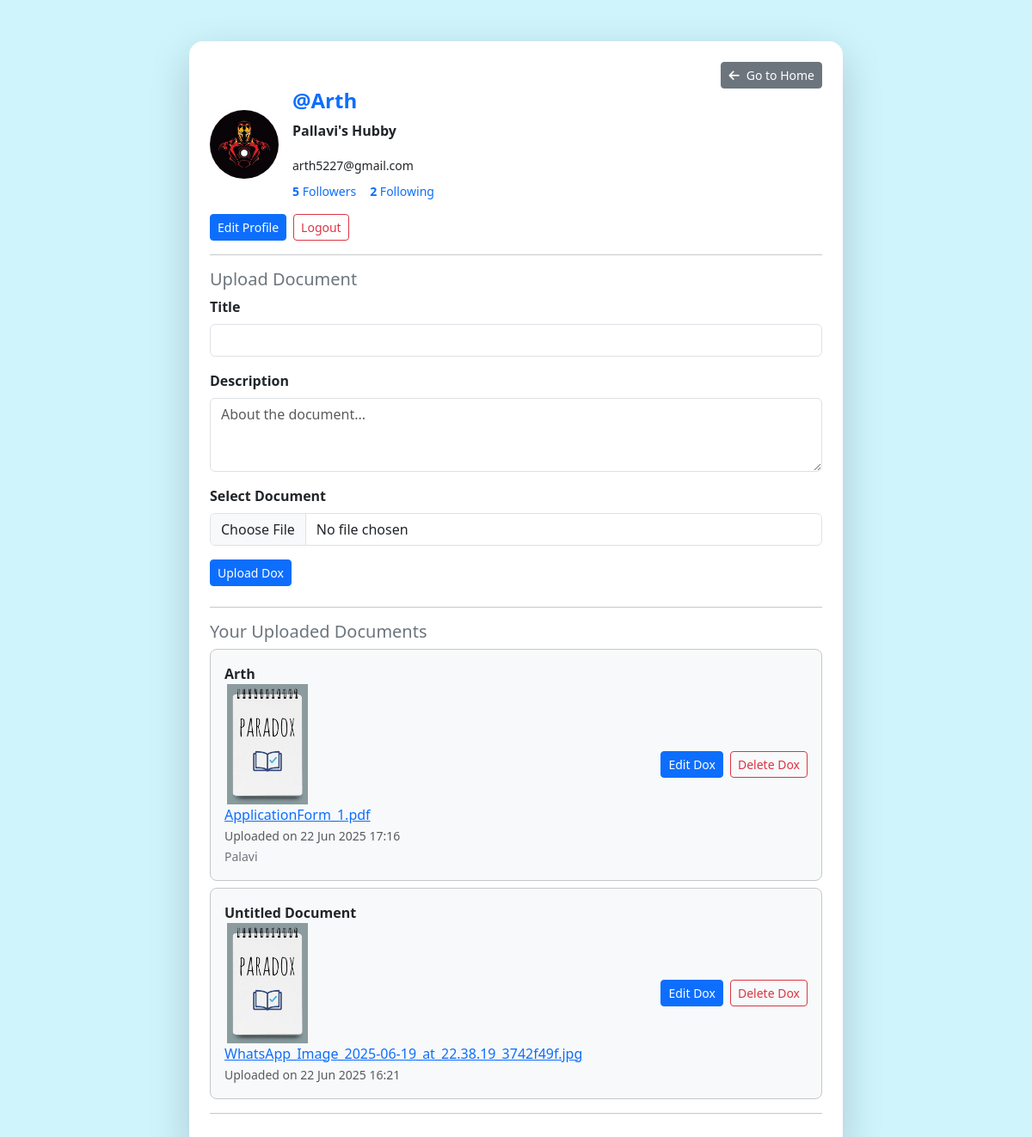
/profile/ (signed in), run on an earlier commit of the app's database.
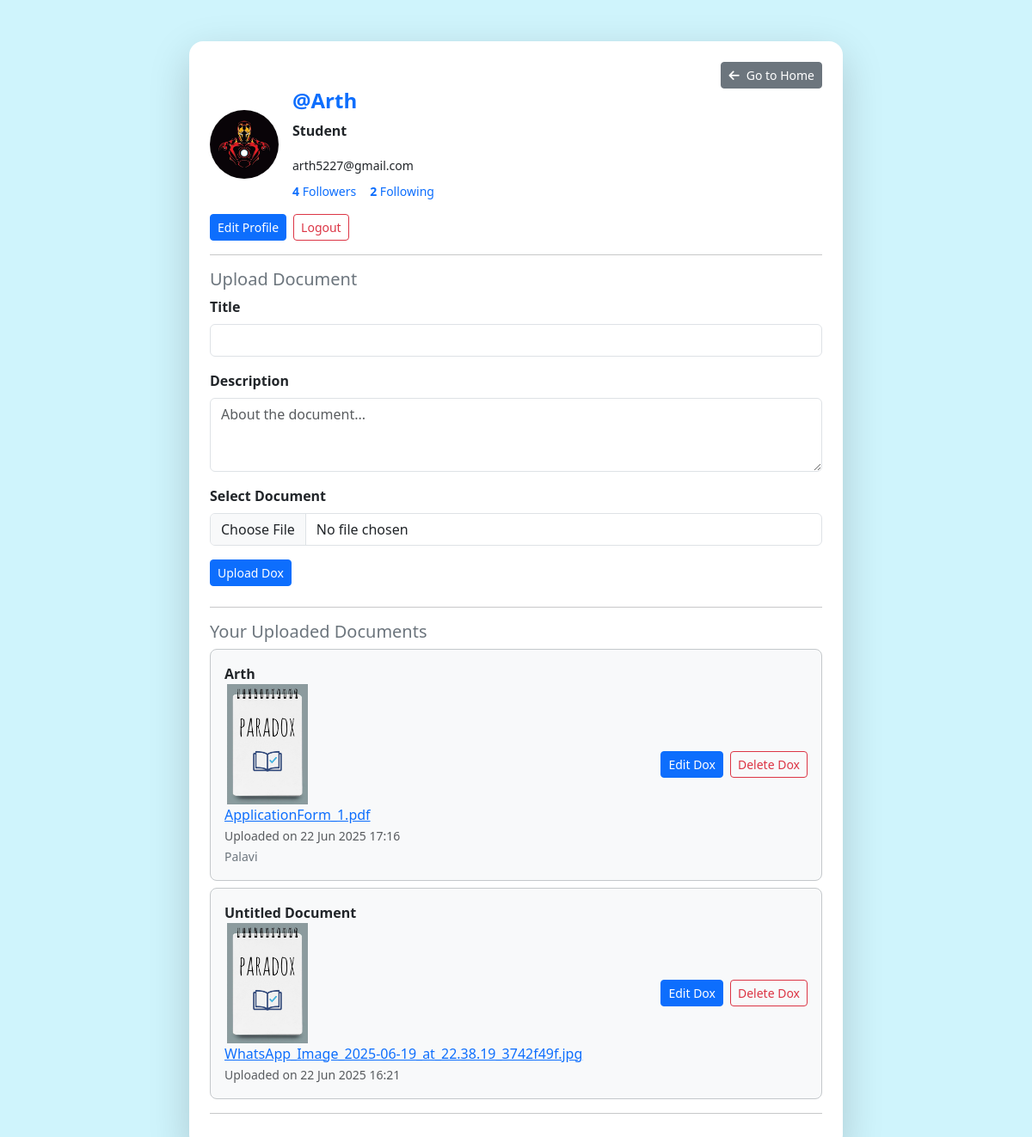
And on a later commit of the database.
### apps/dashboard/models.py (models this page shows)
class User(models.Model):
    email = models.EmailField(unique=True)
    name = models.CharField(max_length=100, default="User", null=True, blank=True)
    mobile = models.CharField(max_length=14, unique=True)
    password = models.CharField(max_length=255)
    otp = models.IntegerField(null=True, blank=True)
    is_active = models.BooleanField(default=False)
    followers = models.ManyToManyField('self', symmetrical=False, related_name='following', blank=True)
    bio = models.TextField(blank=True, null=True)
    profile_image = models.ImageField(upload_to='profile_images/',default="images\default-profile-icon.jpg", blank=True, null=True)

### apps/dashboard/views.py (the view, shortened to what this page needs)
# urls.py: path('profile/', views.profile, name='profile'),
@login_required
def profile(request):
    user_id = request.session.get('user_id')
    try:
        user = User.objects.get(id=user_id)
    except User.DoesNotExist:
        return redirect('sign_in')
    uploaded_docs = Document.objects.filter(user=user).order_by('-uploaded_at')
    followers = user.followers.all()
    following = user.following.all()
    return render(request, 'dashboard/profile.html', {
        'user': user,
        'uploaded_docs': uploaded_docs,
        'followers_count': followers.count(),
        'following_count': following.count(),
        'followers': followers,
        'following': following
    })

### apps/dashboard/context_processors.py (called while the page is built)
def current_user(request):
    user_id = request.session.get('user_id')
    if user_id:
        try:
            user = User.objects.get(id=user_id)
            return {'user': user}
        except User.DoesNotExist:
            return {}
    return {}

### apps/dashboard/views.py (called while the page is built)
def login_required(view_func):
    @wraps(view_func)
    def wrapper(request, *args, **kwargs):
        if 'user_id' not in request.session:
            return redirect('sign_in')  # redirect to login page
        return view_func(request, *args, **kwargs)
    return wrapper

### apps/dashboard/templates/dashboard/profile.html (shortened to what the changed rows need)
{% load static %}
<!DOCTYPE html>
<html lang="en">
<head>
  <link href="https://cdn.jsdelivr.net/npm/bootstrap@5.3.3/dist/css/bootstrap.min.css" rel="stylesheet">
</head>
<body class="bg-info-subtle" style="min-height: 100vh; font-family: 'Segoe UI', sans-serif;">
  <div class="container py-5">
    <div class="row justify-content-center">
      <div class="col-md-8 bg-white rounded-4 shadow-lg p-4">
        <div class="d-flex align-items-center mb-3">
          {% if user.profile_image %}
          <img src="{{ user.profile_image.url }}" alt="Profile Picture" class="rounded-circle me-3" width="80"
            height="80" style="object-fit: cover;">
          {% endif %}
          <div>
            <h4 class="text-primary fw-bold">@{{ user.name }}</h4>
            <p class="fw-semibold">{{ user.bio|default:"No bio added yet." }}</p>
            <small>{{ user.email }}</small>
            <div class="d-flex gap-3 small mt-2">
              <a href="#" data-bs-toggle="modal" data-bs-target="#followersModal" class="text-decoration-none">
                <strong>{{ followers_count }}</strong> Followers
              </a>
              <a href="#" data-bs-toggle="modal" data-bs-target="#followingModal" class="text-decoration-none">
              </a>
            </div>
          </div>
        </div>
      </div>
    </div>
  </div>
</body>
</html>

What changed in the data, as far as the page shows it:
changed User "Arth": bio "Pallavi's Hubby" → "Student"
Also different on the page:
{{ followers_count }}: "5" → "4"
